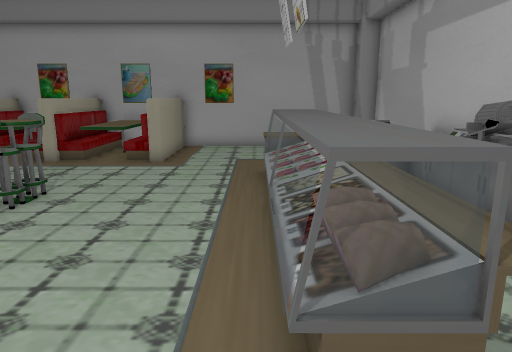
View 1 (above)

16 first-person views from a walk through a scene from a Unity 3-D project. The camera is 1.2 m above the floor, tilts 12° down and sees 70° across. The floor is counted in squares, 0.5 m on a side. Each view is taken from the middle of a square. On the plan, view 1 faces up. The plan holds only what a view shows up to about 20 squares ahead; the rest is blank. The player is left out. Some animated figures are left out.

View 2
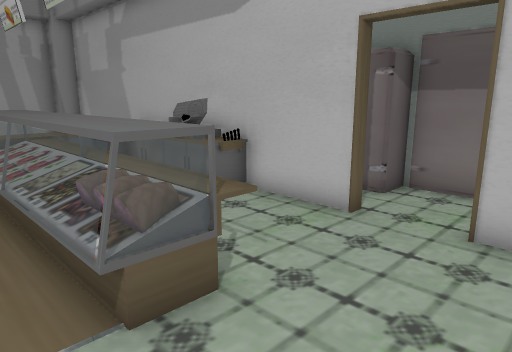

View 3
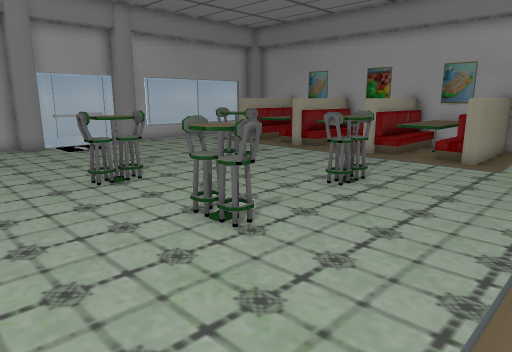

View 4
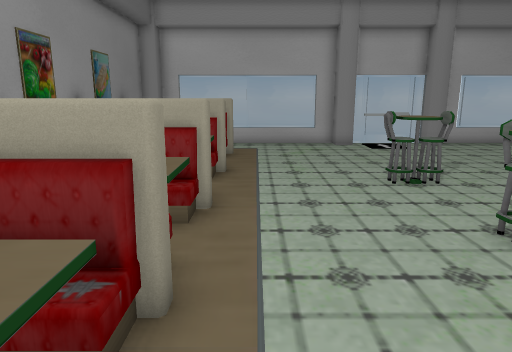

View 5
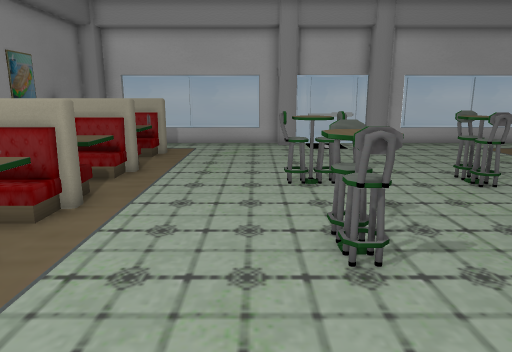

View 6
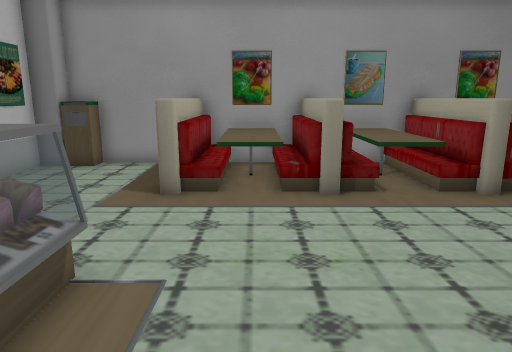

View 7
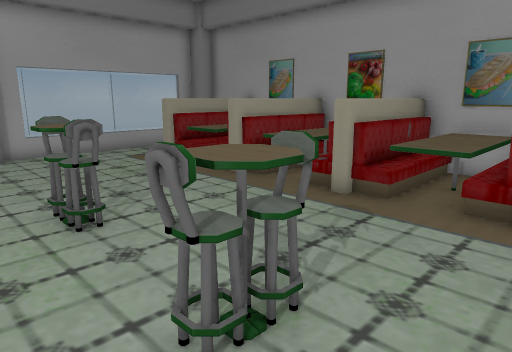

View 8
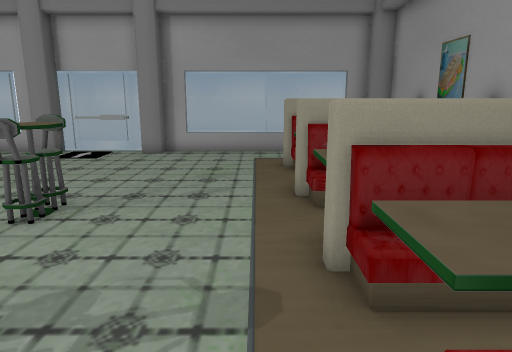

View 9
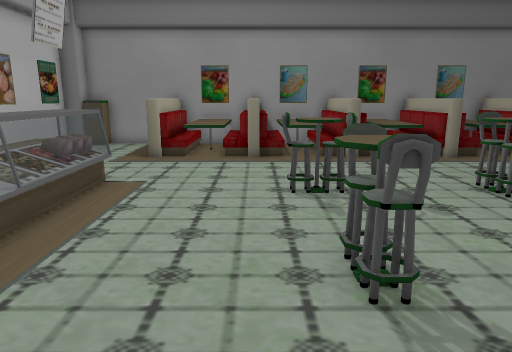

View 10
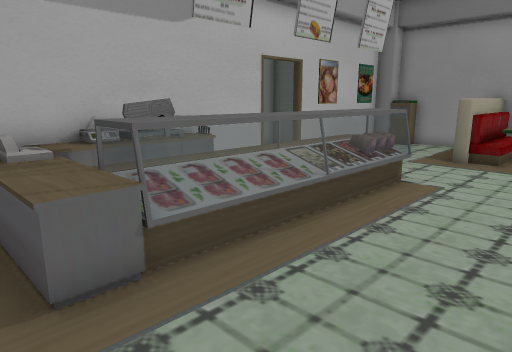

View 11
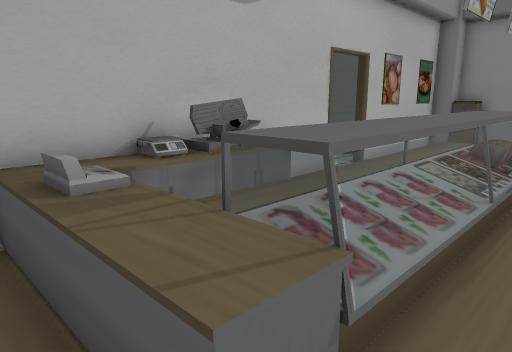

View 12
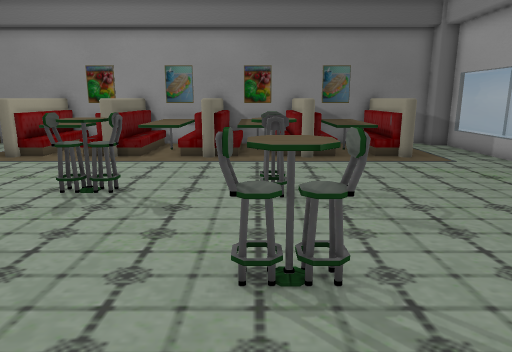

View 13
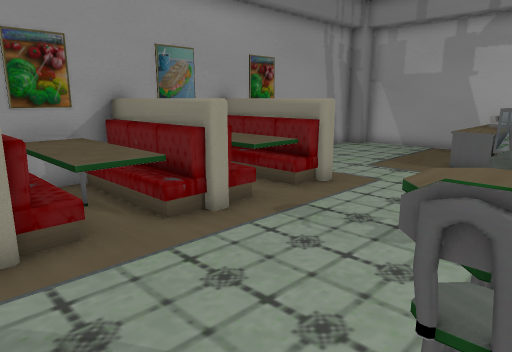

View 14
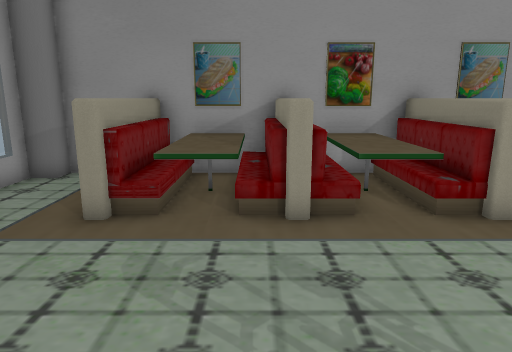

View 15
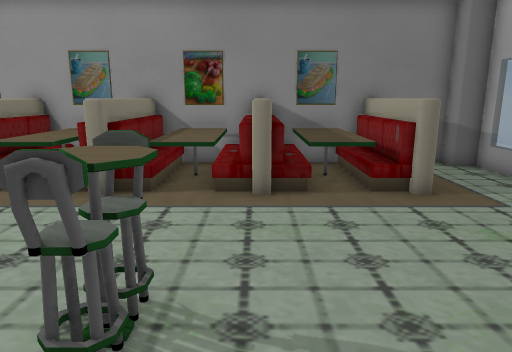

View 16
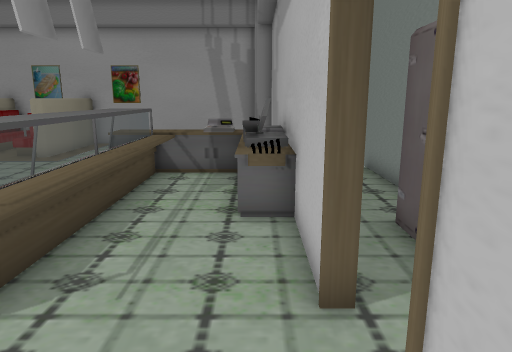

### Floor plan
Key: @ floor where view 1 was taken; # wall or solid block; . main floor; : floor 0.25 m higher than the main floor; + floor 0.75 m higher than the main floor; * floor 1 m higher than the main floor; % floor 1.25 m higher than the main floor; = window, fence, low wall or low ledge; ^ raised ledge.
Columns run from 20 left of view 1 to 9 right of it. Each row starts with its distance up from view 1.
 19  #########################
 18 ##.=*++:%:+:%:+:%........##
 17 =...*++:%:+:%:+:%.........#
 16 =...*++:%:+:%:+:%.........#
 15 =...#+=:%:=:%:=:=.........#
 14 =...=.=.=.=.=.=.=.........#
 13 =.........................#
 12 =...................^^^^=^#  #
 11 =...................^^^^=^#  #
 10 =...................=^^  ^# .#
  9 ##.......=^...^=....=^^..^# .#
  8 ##.......^^...^^....=^^. ## .
  7 #.............=.....=^^. ##..
  6 #...................=^^..^#.#
  5 =.........=.........=^^...#.#
  4 ##.......^^..=^^....=^^...#.#
  3 ##.......=^...^=....=^^...#.##
  2 =............................#
  1 =............................#
  0 =...................@.....#. #
 -1 =....................... .####
 -2 =...=.=.=.=.=.=.=.=.= ... #
 -3 =...#+=:%:=:%:=:%:=+# ... #
 -4 =...*++:%:+:%:+:%:++#.....#
 -5 =...*++:%:+:%:+:%:++#.....#
 -6 ##.=*++:%:+:%:+:%:++#...^##
 -7  #########################

Where each view was taken, in squares from view 1:
view 1: 0 up, 0 right, facing up
view 2: 1 down, 1 left, facing up-right
view 3: 1 down, 0 right, facing up-left
view 4: 1 down, 0 right, facing left
view 5: 2 up, 0 right, facing left
view 6: 7 up, 2 left, facing down
view 7: 6 up, 3 left, facing up-left
view 8: 13 up, 3 left, facing left
view 9: 13 up, 4 left, facing down
view 10: 13 up, 4 left, facing down-right
view 11: 13 up, 1 left, facing down-right
view 12: 13 up, 10 left, facing down
view 13: 8 up, 13 left, facing up-right
view 14: 7 up, 13 left, facing up
view 15: 7 up, 12 left, facing down
view 16: 1 down, 5 right, facing up
